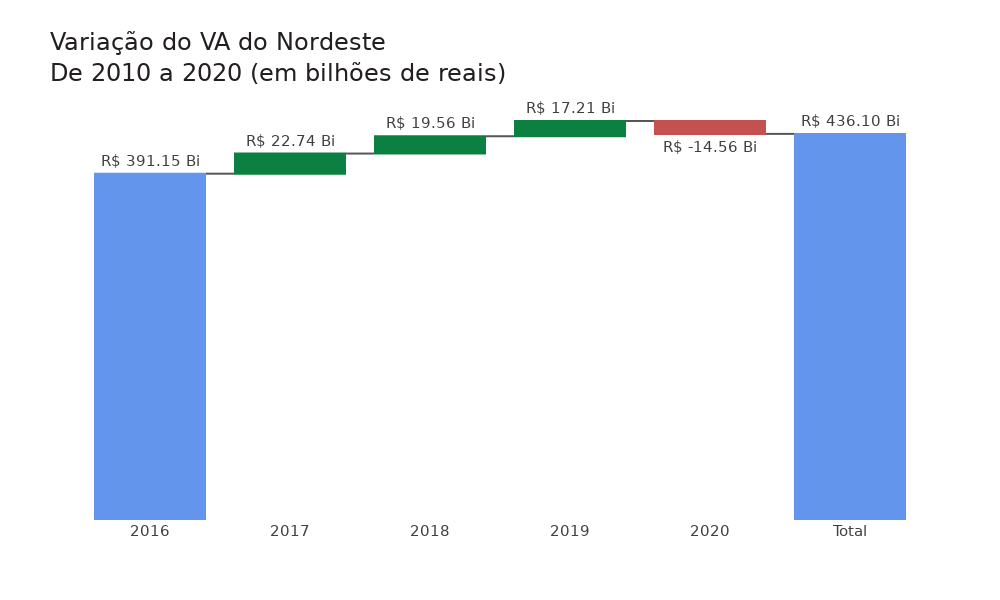

The notebook cell this image was saved under:
### Code cell
fig = go.Figure(
    go.Waterfall(name='', orientation='v', measure=nordeste['Medidas'],
                 y=nordeste['Variação do VA'], text=nordeste['Variação do VA (em texto)'],
                 textposition='outside', connector_line=dict(color=CINZA3),
                 totals_marker=dict(color=AZUL3),
                 increasing_marker=dict(color=VERDE1),
                 decreasing_marker=dict(color=VERMELHO1))
)

fig.update_layout(width=1000, height=600, font_family='DejaVu Sans',
                  font_size=15, font_color=CINZA2, title_font_color=CINZA1,
                  title_font_size=24,
                  title_text='Variação do VA do Nordeste<br>De 2010 a 2020 (em bilhões de reais)',
                  plot_bgcolor=BRANCO)

fig.update_yaxes(showticklabels=False)

fig.update_xaxes(tickmode='array', tickvals=np.arange(0, 6),
                 ticktext=nordeste['Ano'])

fig.update_traces(hovertemplate='<b>%{x}</b> = %{text}')

fig.show()

### Figure 1 — Plotly figure (JSON) as saved in the notebook; plotly's stock layout.template omitted (floating-point values rounded to 4 significant figures)
{"data": [{"connector": {"line": {"color": "#555655"}}, "decreasing": {"marker": {"color": "#C3514E"}}, "hovertemplate": "<b>%{x}</b> = %{text}", "increasing": {"marker": {"color": "#0C8040"}}, "measure": ["absolute", "relative", "relative", "relative", "relative", "total"], "name": "", "orientation": "v", "text": ["R$ 391.15 Bi", "R$ 22.74 Bi", "R$ 19.56 Bi", "R$ 17.21 Bi", "R$ -14.56 Bi", "R$ 436.10 Bi"], "textposition": "outside", "totals": {"marker": {"color": "#6495ED"}}, "type": "waterfall", "y": [391149062027, 22741449644, 19559151320, 17212017686, -14558880800, 436102799877]}], "layout": {"font": {"color": "#414040", "family": "DejaVu Sans", "size": 15}, "height": 600, "plot_bgcolor": "#FFFFFF", "title": {"font": {"color": "#231F20", "size": 24}, "text": "Variação do VA do Nordeste<br>De 2010 a 2020 (em bilhões de reais)"}, "width": 1000, "xaxis": {"tickmode": "array", "ticktext": [2016, 2017, 2018, 2019, 2020, "Total"], "tickvals": [0, 1, 2, 3, 4, 5]}, "yaxis": {"showticklabels": false}}}
